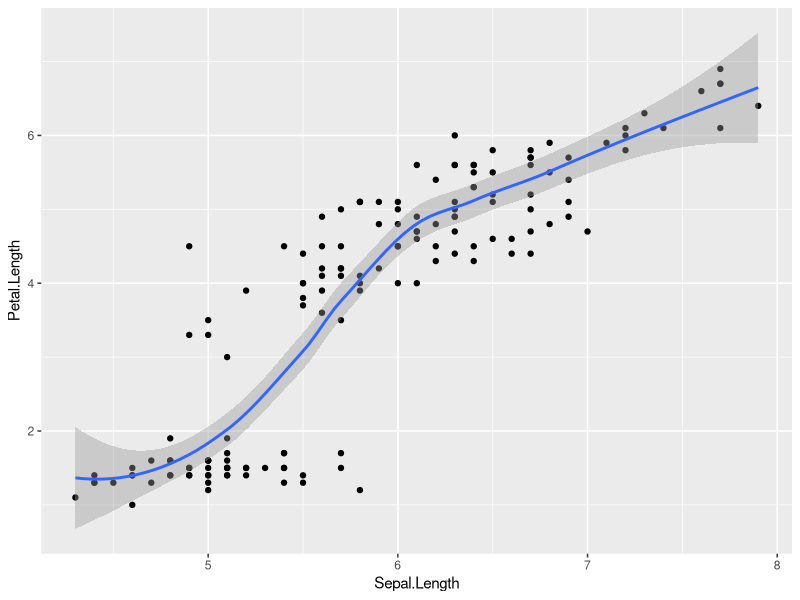
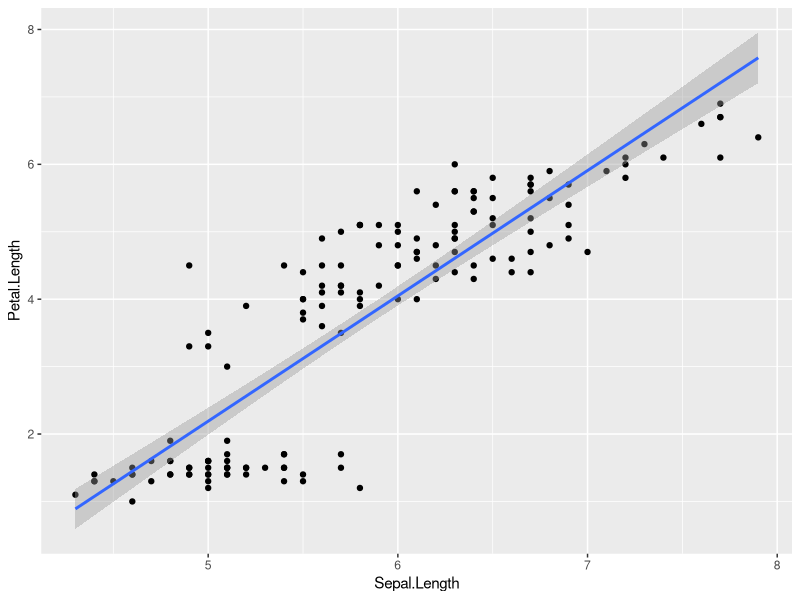
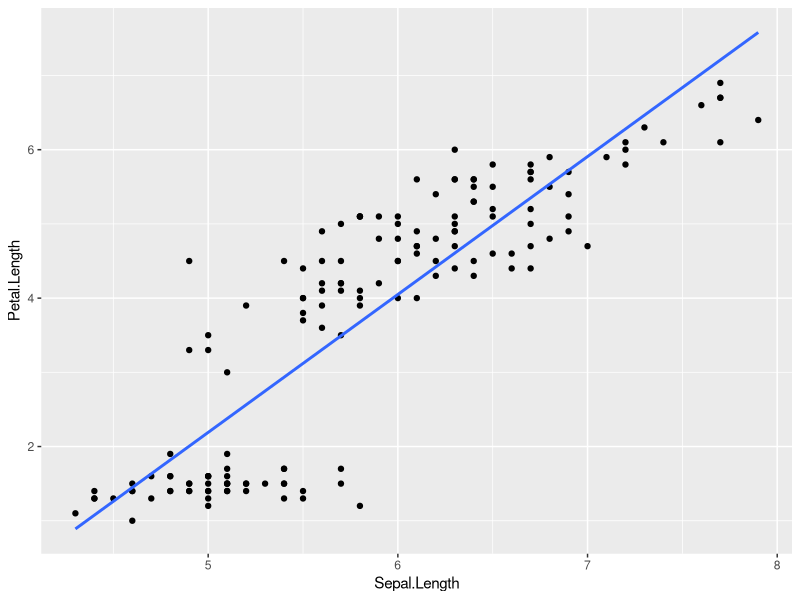
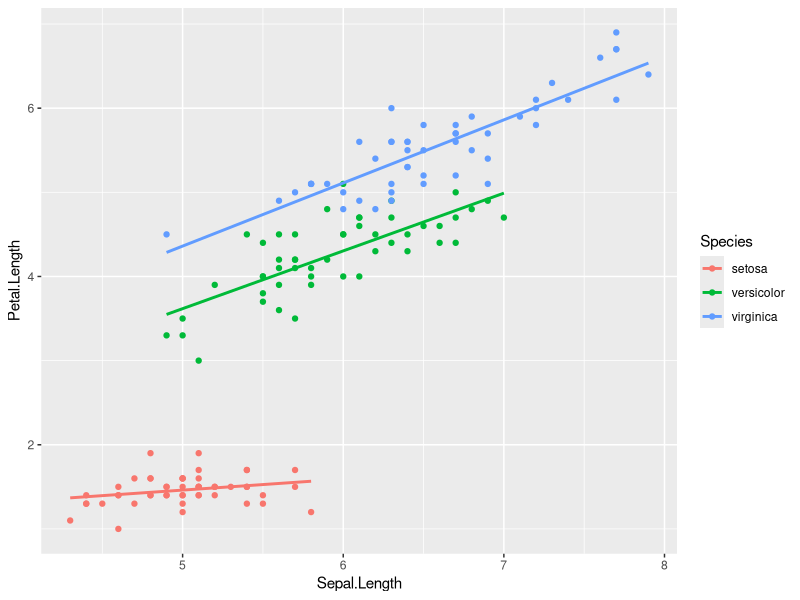
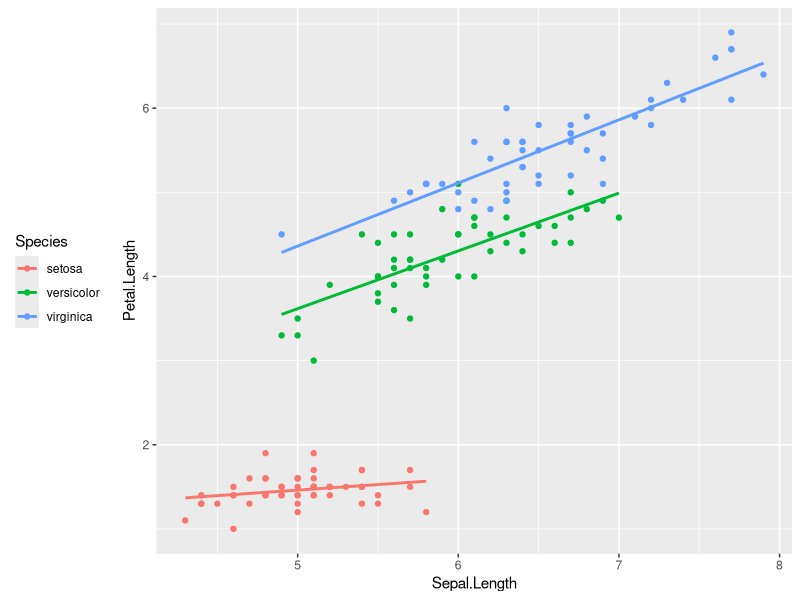
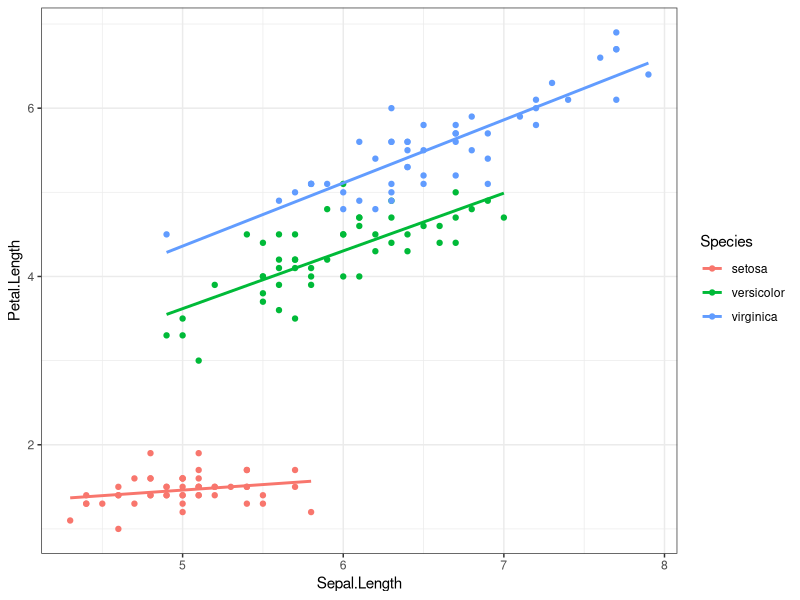
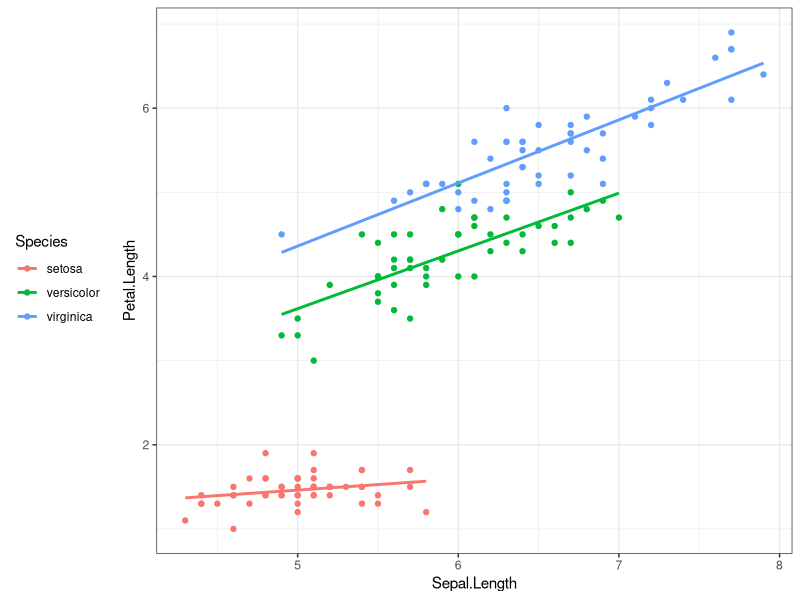
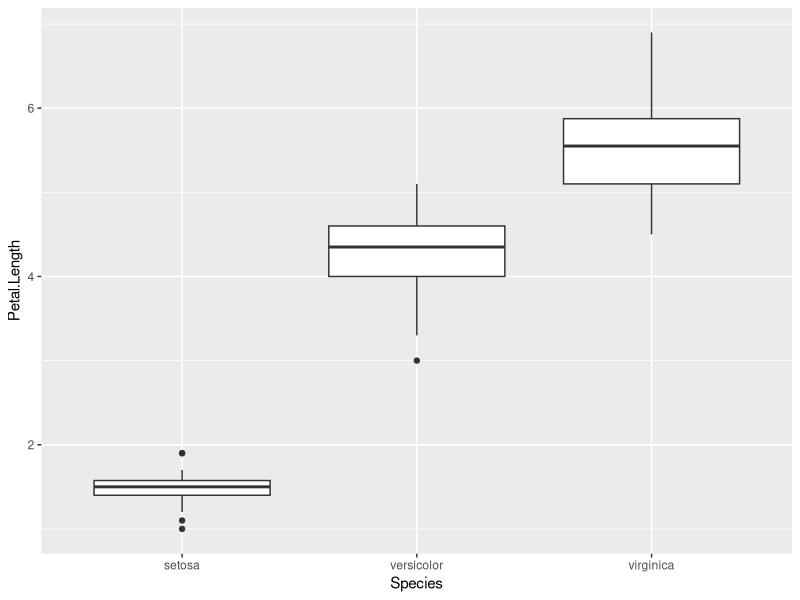

Write R code to recreate these figures, in order.
## ---- chunk 1
#| message: false
library(tidyverse)

ggplot(iris) +
  aes(x = Sepal.Length, y = Petal.Length) +
  geom_point() +
  geom_smooth()
## ---- chunk 2
#| message: false
ggplot(iris) +
  aes(x = Sepal.Length, y = Petal.Length) +
  geom_point() +
  geom_smooth(method = lm)
## ---- chunk 3
#| message: false
ggplot(iris) +
  aes(x = Sepal.Length, y = Petal.Length) +
  geom_point() +
  geom_smooth(method = lm, se = FALSE)
## ---- chunk 4
#| message: false
ggplot(iris) +
  aes(x = Sepal.Length, y = Petal.Length, colour = Species) +
  geom_point() +
  geom_smooth(method = lm, se = FALSE)
## ---- chunk 5
#| message: false
ggplot(iris) +
  aes(x = Sepal.Length, y = Petal.Length, colour = Species) +
  geom_point() +
  geom_smooth(method = lm, se = FALSE) +
  theme(legend.position = "left") # Or: "top", "bottom", "right", "none"
## ---- chunk 6
#| message: false
ggplot(iris) +
  aes(x = Sepal.Length, y = Petal.Length, colour = Species) +
  geom_point() +
  geom_smooth(method = lm, se = FALSE) +
  theme(legend.position = "left") + # Position legend at the left
  theme_bw() # Define general theme - and thus override the line above...
## ---- chunk 7
#| message: false
ggplot(iris) +
  aes(x = Sepal.Length, y = Petal.Length, colour = Species) +
  geom_point() +
  geom_smooth(method = lm, se = FALSE) +
  theme_bw() + # This defines the general theme
  theme(legend.position = "left") # Now override default legend positioning
## ---- chunk 8
iris %>%
  ggplot() +
  aes(x = Species, y = Petal.Length) +
  geom_boxplot()
## ---- chunk 9
iris %>%
  ggplot() +
  aes(x = Species, y = Petal.Length) +
  geom_boxplot() +
  scale_y_continuous(name = "Petal length [cm]",
                     limits = c(0, 7),
                     breaks = c(0, 3.5, 7))
## ---- chunk 10
iris %>%
  ggplot() +
  aes(x = Species, y = Petal.Length) +
  geom_boxplot() +
  scale_y_continuous(name = "Petal length [cm]",
                     limits = c(0, 7),
                     breaks = c(0, 3.5, 7),
                     labels = c("0", "7/2", "7"))
## ---- chunk 11
iris %>%
  ggplot() +
  aes(x = Species, y = Petal.Length) +
  geom_boxplot() +
  scale_y_continuous(name = "Petal length [cm]",
                     limits = c(0, 7),
                     breaks = c(0, 3.5, 7),
                     labels = c("0", "7/2", "7")) +
  scale_x_discrete(name = "Species (genus: Iris)")
## ---- chunk 12
iris %>%
  ggplot() +
  aes(x = Species, y = Petal.Length) +
  geom_boxplot() +
  scale_y_continuous(name = "Petal length [cm]",
                     limits = c(0, 7),
                     breaks = c(0, 3.5, 7),
                     labels = c("0", "7/2", "7")) +
  scale_x_discrete(labels = c("Iris setosa", "Iris versicolor",
                              "Iris virginica"))
## ---- chunk 13
iris %>%
  ggplot() +
  aes(x = Species, y = Petal.Length, colour = Species, fill = Species) +
  geom_boxplot(alpha = 0.2) +
  scale_y_continuous(name = "Petal length [cm]",
                     limits = c(0, 7),
                     breaks = c(0, 3.5, 7),
                     labels = c("0", "7/2", "7")) +
  scale_x_discrete(labels = c("Iris setosa", "Iris versicolor",
                              "Iris virginica")) +
  scale_colour_manual(values = c("steelblue", "goldenrod", "forestgreen")) +
  scale_fill_manual(values = c("steelblue", "goldenrod", "forestgreen"))
## ---- chunk 14
tibble(month = month.abb, temperature = 10 - 15*cos(seq(0, 2*pi, l=12)))
## ---- chunk 15
tibble(month = month.abb, temperature = 10 - 15*cos(seq(0, 2*pi, l=12))) %>%
  ggplot() +
  aes(x = month, y = temperature) +
  geom_point(colour = "steelblue") +
  theme_bw()
## ---- chunk 16
tibble(month = month.abb, temperature = 10 - 15*cos(seq(0, 2*pi, l=12))) %>%
  mutate(month = as_factor(month)) %>%
  ggplot() +
  aes(x = month, y = temperature) +
  geom_point(colour = "steelblue") +
  theme_bw()
## ---- chunk 17
tibble(month = month.abb, temperature = 10 - 15*cos(seq(0, 2*pi, l=12))) %>%
  mutate(month = fct_relevel(month, "Jan", "Feb", "Mar", "Apr", "May", "Jun",
                             "Jul", "Aug", "Sep", "Oct", "Nov", "Dec")) %>%
  ggplot() +
  aes(x = month, y = temperature) +
  geom_point(colour = "steelblue") +
  theme_bw()
## ---- chunk 18
#| message: false
iris %>%
  ggplot() +
  aes(x = Petal.Length) +
  geom_histogram()
## ---- chunk 19
#| message: false
iris %>%
  ggplot() +
  aes(x = Petal.Length) +
  geom_histogram() +
  facet_grid(. ~ Species)
## ---- chunk 20
#| message: false
iris %>%
  ggplot() +
  aes(x = Petal.Length) +
  geom_histogram() +
  facet_grid(Species ~ .)
## ---- chunk 21
as_tibble(iris) %>%
  pivot_longer(cols = c(Sepal.Length,Sepal.Width,Petal.Length,Petal.Width),
               names_to = "Trait",
               values_to = "Measurement")
## ---- chunk 22
#| message: false
as_tibble(iris) %>%
  pivot_longer(cols = c(Sepal.Length,Sepal.Width,Petal.Length,Petal.Width),
               names_to = "Trait",
               values_to = "Measurement") %>%
  ggplot() +
  aes(x = Measurement) +
  geom_histogram() +
  facet_grid(Species ~ Trait)
